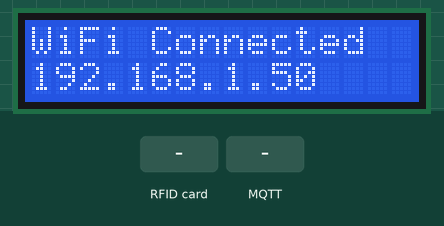
This sketch was run on a simulated ESP8266 (NodeMCU). On the bench: 16×2 character LCD. Inputs (shaded band) come from the test bench. WiFi joins after 1.5 s; servers stay silent unless stated; no MQTT or app messages arrive unless stated; what the sketch prints to the serial monitor is not drawn.

Above: at 2.2 s.
At 4.8 s:
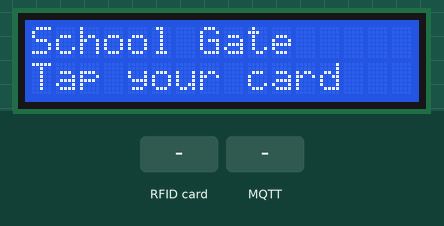
4.9 s: RFID card 5E 7A 19 C4 held to the reader
At 6.1 s:
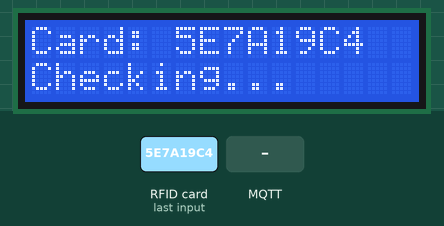
7.9 s: MQTT message "1" arrives on the first subscribed topic
At 8.8 s:
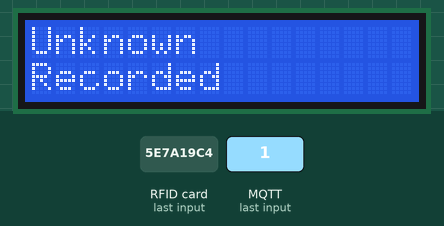
10.9 s: MQTT message "0" arrives on the first subscribed topic
13.9 s: MQTT message "2" arrives on the first subscribed topic
Timing chart, 0 to 16.9 s (numbered marks = the images above; inputs shaded):
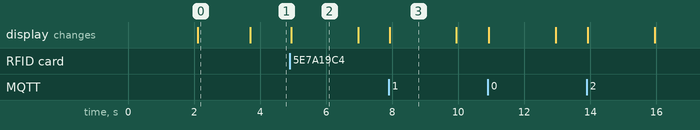

Measured:
- after the input at 4.9 s, the display: changes at once (image 2)
- after the input at 7.9 s, the display: changes at once (image 3)
- what the display in image 0 shows lasts 1.6 s, from 2.1 s to 3.7 s
- what the display in image 2 shows lasts 2.1 s, from 4.9 s to 7.0 s

The sketch:

gate_station.ino
```cpp
// ============================================
// Student Management System - SCHOOL GATE
// ESP8266 + RFID-RC522 + LCD 16x2
// ============================================
// Student taps NFC card at school gate entry/exit.
// Publishes to MQTT topic: school/nfc/gate
// LCD shows student name and arrival time.

#include <ESP8266WiFi.h>
#include <PubSubClient.h>
#include <SPI.h>
#include <MFRC522.h>
#include <Wire.h>
#include <LiquidCrystal_I2C.h>
#include <ArduinoJson.h>

// ---- CONFIGURATION ----
const char* WIFI_SSID     = "YourWiFiName";
const char* WIFI_PASSWORD = "YourWiFiPassword";
const char* MQTT_SERVER   = "192.168.1.100";
const int   MQTT_PORT     = 1883;
const char* DEVICE_ID     = "gate-esp-01";
const char* TAP_POINT     = "gate_in";  // Change to "gate_out" for exit gate

#define SS_PIN   15
#define RST_PIN  5

MFRC522 rfid(SS_PIN, RST_PIN);
WiFiClient espClient;
PubSubClient mqtt(espClient);
LiquidCrystal_I2C lcd(0x27, 16, 2);

unsigned long lastTapTime = 0;
const unsigned long TAP_COOLDOWN = 3000;
int tapCount = 0;

bool initRFID() {
  digitalWrite(RST_PIN, LOW);
  delay(50);
  digitalWrite(RST_PIN, HIGH);
  delay(50);

  rfid.PCD_Init();
  delay(100);
  rfid.PCD_AntennaOn();
  delay(50);

  byte v = rfid.PCD_ReadRegister(rfid.VersionReg);
  Serial.print("RFID firmware version: 0x");
  Serial.println(v, HEX);

  if (v == 0x00 || v == 0xFF) {
    Serial.println("ERROR: Cannot communicate with RC522!");
    Serial.println("Check wiring: SDA->D8, SCK->D5, MOSI->D7, MISO->D6, RST->D1, 3.3V, GND");
    return false;
  }

  rfid.PCD_WriteRegister(rfid.RFCfgReg, (rfid.PCD_ReadRegister(rfid.RFCfgReg) & ~0x70) | 0x70);
  rfid.PCD_SetAntennaGain(rfid.RxGain_max);
  Serial.println("Antenna gain set to MAX");
  return true;
}

void setup() {
  Serial.begin(115200);
  Serial.println("\n=== School Gate Station Starting ===");

  pinMode(RST_PIN, OUTPUT);
  digitalWrite(RST_PIN, LOW);

  Wire.begin(4, 0);
  lcd.init();
  lcd.backlight();
  lcd.setCursor(0, 0);
  lcd.print("School Gate");
  lcd.setCursor(0, 1);
  lcd.print("Starting...");

  SPI.begin();
  delay(200);

  bool rfidOk = false;
  for (int attempt = 1; attempt <= 3; attempt++) {
    Serial.print("RFID init attempt ");
    Serial.println(attempt);
    if (initRFID()) {
      rfidOk = true;
      break;
    }
    delay(500);
  }

  if (!rfidOk) {
    lcd.clear();
    lcd.setCursor(0, 0);
    lcd.print("RFID ERROR!");
    lcd.setCursor(0, 1);
    lcd.print("Check wiring");
    Serial.println("RFID FAILED after 3 attempts!");
  } else {
    Serial.println("RFID reader initialized OK");
  }

  connectWiFi();

  mqtt.setServer(MQTT_SERVER, MQTT_PORT);
  mqtt.setCallback(mqttCallback);
  connectMQTT();

  lcd.clear();
  lcd.setCursor(0, 0);
  lcd.print("School Gate");
  lcd.setCursor(0, 1);
  lcd.print("Tap your card");
}

void loop() {
  if (!mqtt.connected()) {
    connectMQTT();
  }
  mqtt.loop();

  if (!rfid.PICC_IsNewCardPresent() || !rfid.PICC_ReadCardSerial()) {
    return;
  }

  unsigned long now = millis();
  if (now - lastTapTime < TAP_COOLDOWN) {
    rfid.PICC_HaltA();
    rfid.PCD_StopCrypto1();
    return;
  }
  lastTapTime = now;

  String uid = "";
  for (byte i = 0; i < rfid.uid.size; i++) {
    if (rfid.uid.uidByte[i] < 0x10) uid += "0";
    uid += String(rfid.uid.uidByte[i], HEX);
  }
  uid.toUpperCase();

  tapCount++;
  Serial.print("Gate tap #");
  Serial.print(tapCount);
  Serial.print(": ");
  Serial.println(uid);

  lcd.clear();
  lcd.setCursor(0, 0);
  lcd.print("Card: " + uid);
  lcd.setCursor(0, 1);
  lcd.print("Checking...");

  StaticJsonDocument<200> doc;
  doc["uid"] = uid;
  doc["device_id"] = DEVICE_ID;
  doc["tap_point"] = TAP_POINT;

  char payload[200];
  serializeJson(doc, payload);
  mqtt.publish("school/nfc/gate", payload);

  // Also publish sensor count update
  StaticJsonDocument<100> countDoc;
  countDoc["location"] = "main_gate";
  countDoc["in_count"] = tapCount;
  countDoc["out_count"] = 0;

  char countPayload[100];
  serializeJson(countDoc, countPayload);
  mqtt.publish("school/ir/gate", countPayload);

  delay(2000);
  lcd.clear();
  lcd.setCursor(0, 0);
  lcd.print("Gate  Count:" + String(tapCount));
  lcd.setCursor(0, 1);
  lcd.print("Tap your card");

  rfid.PICC_HaltA();
  rfid.PCD_StopCrypto1();
}

void connectWiFi() {
  Serial.print("Connecting to WiFi");
  WiFi.begin(WIFI_SSID, WIFI_PASSWORD);
  int attempts = 0;
  while (WiFi.status() != WL_CONNECTED && attempts < 30) {
    delay(500);
    Serial.print(".");
    attempts++;
  }
  if (WiFi.status() == WL_CONNECTED) {
    Serial.println("\nWiFi connected! IP: " + WiFi.localIP().toString());
    lcd.clear();
    lcd.setCursor(0, 0);
    lcd.print("WiFi Connected");
    lcd.setCursor(0, 1);
    lcd.print(WiFi.localIP().toString());
    delay(1500);
  } else {
    Serial.println("\nWiFi FAILED!");
    lcd.clear();
    lcd.setCursor(0, 0);
    lcd.print("WiFi FAILED!");
  }
}

void connectMQTT() {
  while (!mqtt.connected()) {
    Serial.print("Connecting to MQTT...");
    if (mqtt.connect(DEVICE_ID)) {
      Serial.println("connected!");
      mqtt.subscribe("school/response/gate");
    } else {
      Serial.print("failed, rc=");
      Serial.println(mqtt.state());
      delay(2000);
    }
  }
}

void mqttCallback(char* topic, byte* payload, unsigned int length) {
  String message = "";
  for (unsigned int i = 0; i < length; i++) {
    message += (char)payload[i];
  }

  StaticJsonDocument<200> doc;
  if (deserializeJson(doc, message) == DeserializationError::Ok) {
    const char* name = doc["student_name"] | "Unknown";
    const char* status = doc["status"] | "Recorded";

    lcd.clear();
    lcd.setCursor(0, 0);
    lcd.print(String(name).substring(0, 16));
    lcd.setCursor(0, 1);
    lcd.print(String(status).substring(0, 16));
    delay(2000);
    lcd.clear();
    lcd.setCursor(0, 0);
    lcd.print("Gate  Count:" + String(tapCount));
    lcd.setCursor(0, 1);
    lcd.print("Tap your card");
  }
}
```
